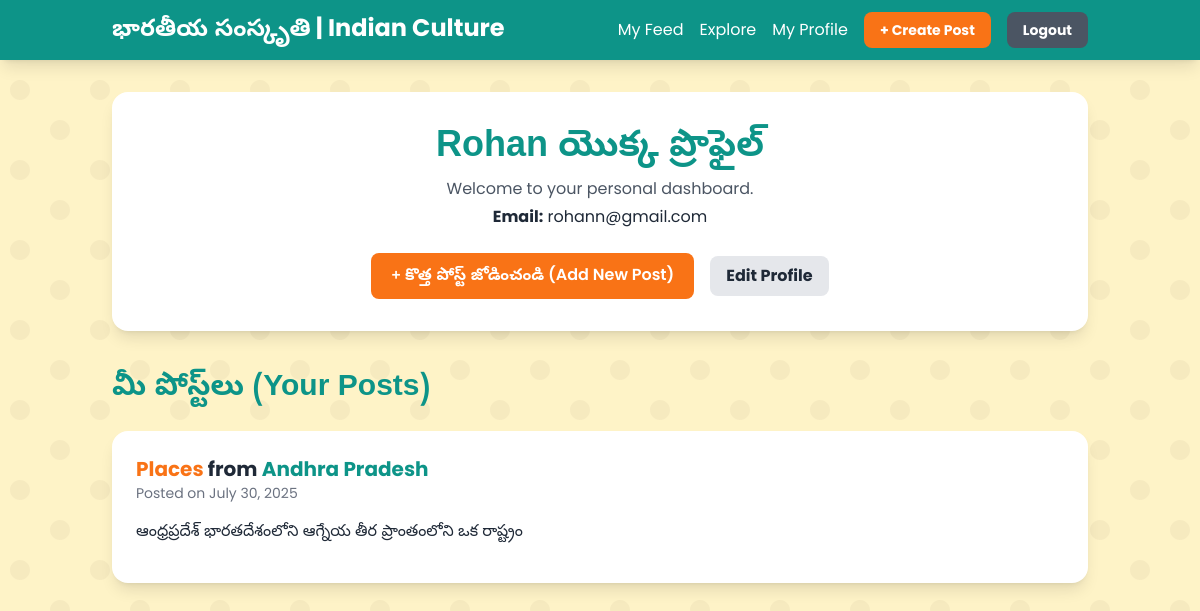
The app's page /profile/ (signed in) with its own data.
### portal/models.py (models this page shows, shortened)
class Contribution(models.Model):
    CATEGORY_CHOICES = [
        ('PLACES', 'Places'),
        ('DANCE', 'Dance'),
        ('FOOD', 'Food'),
        ('TRADITION', 'Tradition'),
    ]
    author = models.ForeignKey(User, on_delete=models.CASCADE)
    state = models.ForeignKey(State, on_delete=models.CASCADE)
    category = models.CharField(max_length=10, choices=CATEGORY_CHOICES)
    text_content = models.TextField(blank=True, null=True)
    image_content = models.ImageField(upload_to='images/', blank=True, null=True)
    audio_content = models.FileField(upload_to='audio/', blank=True, null=True)
    video_content = models.FileField(upload_to='videos/', blank=True, null=True)
    submitted_at = models.DateTimeField(auto_now_add=True)
    likes = models.ManyToManyField(User, related_name='liked_contributions', blank=True)

class State(models.Model):
    name = models.CharField(max_length=100, unique=True)

### portal/views.py (the view)
# urls.py: path('profile/', views.profile, name='profile'),
@login_required
def profile(request):
    UserProfile.objects.get_or_create(user=request.user)
    user_contributions = Contribution.objects.filter(author=request.user).order_by('-submitted_at')
    context = {
        'user_contributions': user_contributions
    }
    return render(request, 'profile.html', context)

### portal/templates/profile.html (shortened to what this page needs)
{% extends 'base.html' %}
{% block content %}
<div class="bg-white p-8 rounded-2xl shadow-lg mb-10 text-center">
    <h2 class="text-4xl font-bold text-primary">
        <span class="telugu">{{ user.username }} యొక్క ప్రొఫైల్</span>
    </h2>
    <p class="text-gray-600 mt-2">Welcome to your personal dashboard.</p>
    <p class="text-gray-800 mt-1"><strong>Email:</strong> {{ user.email }}</p>
    <div class="mt-6 flex justify-center items-center space-x-4">
        <a href="{% url 'create_post' %}" class="btn-primary">
            <span class="telugu">+ కొత్త పోస్ట్ జోడించండి</span> (Add New Post)
        </a>
        <a href="{% url 'edit_profile' %}" class="bg-gray-200 hover:bg-gray-300 text-gray-800 font-bold py-2 px-4 rounded-lg">
            Edit Profile
        </a>
    </div>
</div>
<h3 class="text-3xl font-bold text-primary mb-6 telugu">మీ పోస్ట్‌లు (Your Posts)</h3>
<div class="space-y-8">
    {% for item in user_contributions %}
    <div class="bg-white p-6 rounded-2xl shadow-lg">
        <p class="text-xl font-bold">
            <span class="text-secondary">{{ item.get_category_display }}</span> from <span class="text-primary">{{ item.state.name }}</span>
        </p>
        <p class="text-sm text-gray-500 mb-4">Posted on {{ item.submitted_at|date:"F j, Y" }}</p>
        {% if item.text_content %}<p class="mb-4">{{ item.text_content }}</p>{% endif %}
    </div>
    {% empty %}
    <p class="text-center text-gray-600 py-8">You have not made any contributions yet. Click the button above to add your first post!</p>
    {% endfor %}
</div>
{% endblock %}

### portal/templates/base.html (style rules this page uses)
body { font-family: 'Poppins', 'Noto Sans Telugu', sans-serif; background-color: #FEF3C7; background-attachment: fixed; }
.telugu { font-family: 'Noto Sans Telugu', sans-serif; }
.text-primary { color: #0D9488; }
.text-secondary { color: #F97316; }
.btn-primary { background-color: #F97316; color: white; padding: 10px 20px; border-radius: 8px; font-weight: 600; transition: background-color 0.3s; display: inline-block; border: none; cursor: pointer; }

### records on screen
Contribution: category "Places", state.name "Andhra Pradesh", submitted_at "July 30, 2025", text_content "ఆంధ్రప్రదేశ్ భారతదేశంలోని ఆగ్నేయ తీర ప్రాంతంలోని ఒక రాష్ట్రం"

### other values on screen
{{ user.username }} "Rohan"
{{ user.email }} "rohann@gmail.com"
